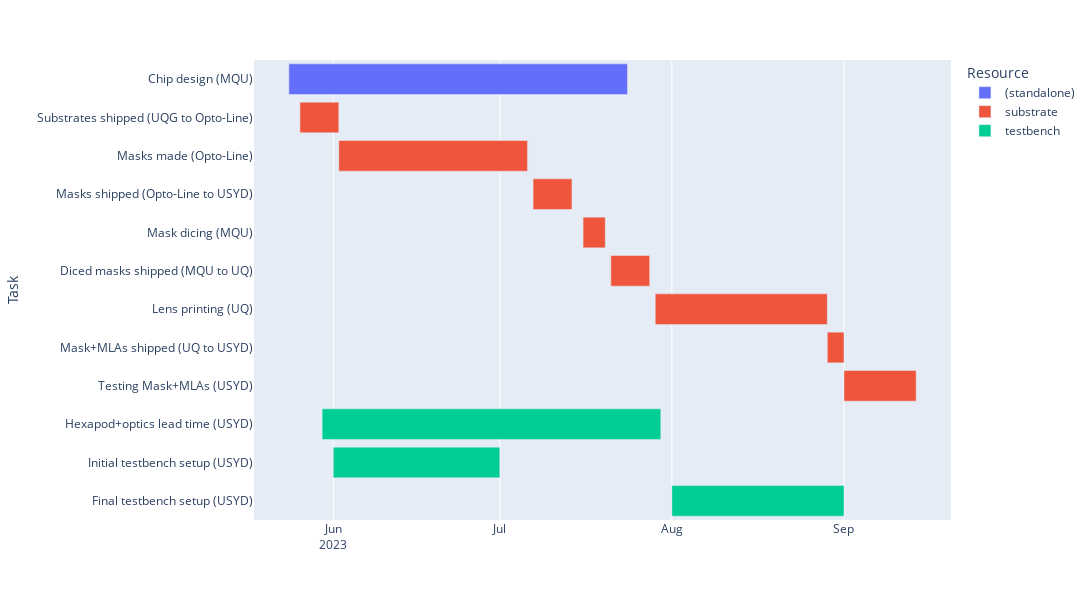

The cell this chart's notebook holds for it:
### Code cell
df = pd.DataFrame([
    dict(Task="Chip design (MQU)", Start='2023-05-24', Finish='2023-07-24', Resource='(standalone)'), # 2 mos
    dict(Task="Substrates shipped (UQG to Opto-Line)", Start='2023-05-26', Finish='2023-06-02', Resource='substrate'), # 1 wk
    dict(Task="Masks made (Opto-Line)", Start='2023-06-02', Finish='2023-07-06', Resource='substrate'), # 5 wks ARO [quote]
    dict(Task="Masks shipped (Opto-Line to USYD)", Start='2023-07-07', Finish='2023-07-14', Resource='substrate'), # 1 wk
    dict(Task="Mask dicing (MQU)", Start='2023-07-16', Finish='2023-07-20', Resource='substrate'), 
    dict(Task="Diced masks shipped (MQU to UQ)", Start='2023-07-21', Finish='2023-07-28', Resource='substrate'), # 1 wk
    dict(Task="Lens printing (UQ)", Start='2023-07-29', Finish='2023-08-29', Resource='substrate'), # 4 wks [Jane]
    dict(Task="Mask+MLAs shipped (UQ to USYD)", Start='2023-08-29', Finish='2023-09-01', Resource='substrate'),
    dict(Task="Testing Mask+MLAs (USYD)", Start='2023-09-01', Finish='2023-09-14', Resource='substrate'), # 2 wks
    dict(Task="Hexapod+optics lead time (USYD)", Start='2023-05-30', Finish='2023-07-30', Resource='testbench'), # 2 mos
    dict(Task="Initial testbench setup (USYD)", Start='2023-06-01', Finish='2023-07-01', Resource='testbench'), # 1 mo
    dict(Task="Final testbench setup (USYD)", Start='2023-08-01', Finish='2023-09-01', Resource='testbench')
])

fig = px.timeline(df, x_start="Start", x_end="Finish", y="Task", color="Resource")
fig.update_yaxes(autorange="reversed") # otherwise tasks are listed from the bottom up
fig.update_layout(width=1500,height=600)
fig.update_xaxes(
    dtick="M1",
    tickformat="%b\n%Y")
fig.show()
#fig.write_image('junk_glint.png')

### Figure 1 — Plotly figure (JSON) as saved in the notebook; plotly's stock layout.template omitted (floating-point values rounded to 4 significant figures)
{"data": [{"alignmentgroup": "True", "base": ["2023-05-24"], "hovertemplate": "Resource=(standalone)<br>Start=%{base}<br>Finish=%{x}<br>Task=%{y}<extra></extra>", "legendgroup": "(standalone)", "marker": {"color": "#636efa", "pattern": {"shape": ""}}, "name": "(standalone)", "offsetgroup": "(standalone)", "orientation": "h", "showlegend": true, "textposition": "auto", "type": "bar", "x": [5270400000], "xaxis": "x", "y": ["Chip design (MQU)"], "yaxis": "y"}, {"alignmentgroup": "True", "base": ["2023-05-26", "2023-06-02", "2023-07-07", "2023-07-16", "2023-07-21", "2023-07-29", "2023-08-29", "2023-09-01"], "hovertemplate": "Resource=substrate<br>Start=%{base}<br>Finish=%{x}<br>Task=%{y}<extra></extra>", "legendgroup": "substrate", "marker": {"color": "#EF553B", "pattern": {"shape": ""}}, "name": "substrate", "offsetgroup": "substrate", "orientation": "h", "showlegend": true, "textposition": "auto", "type": "bar", "x": [604800000, 2937600000, 604800000, 345600000, 604800000, 2678400000, 259200000, 1123200000], "xaxis": "x", "y": ["Substrates shipped (UQG to Opto-Line)", "Masks made (Opto-Line)", "Masks shipped (Opto-Line to USYD)", "Mask dicing (MQU)", "Diced masks shipped (MQU to UQ)", "Lens printing (UQ)", "Mask+MLAs shipped (UQ to USYD)", "Testing Mask+MLAs (USYD)"], "yaxis": "y"}, {"alignmentgroup": "True", "base": ["2023-05-30", "2023-06-01", "2023-08-01"], "hovertemplate": "Resource=testbench<br>Start=%{base}<br>Finish=%{x}<br>Task=%{y}<extra></extra>", "legendgroup": "testbench", "marker": {"color": "#00cc96", "pattern": {"shape": ""}}, "name": "testbench", "offsetgroup": "testbench", "orientation": "h", "showlegend": true, "textposition": "auto", "type": "bar", "x": [5270400000, 2592000000, 2678400000], "xaxis": "x", "y": ["Hexapod+optics lead time (USYD)", "Initial testbench setup (USYD)", "Final testbench setup (USYD)"], "yaxis": "y"}], "layout": {"barmode": "overlay", "height": 600, "legend": {"title": {"text": "Resource"}, "tracegroupgap": 0}, "margin": {"t": 60}, "width": 1500, "xaxis": {"anchor": "y", "domain": [0, 1], "dtick": "M1", "tickformat": "%b\n%Y", "type": "date"}, "yaxis": {"anchor": "x", "autorange": "reversed", "domain": [0, 1], "title": {"text": "Task"}}}}
